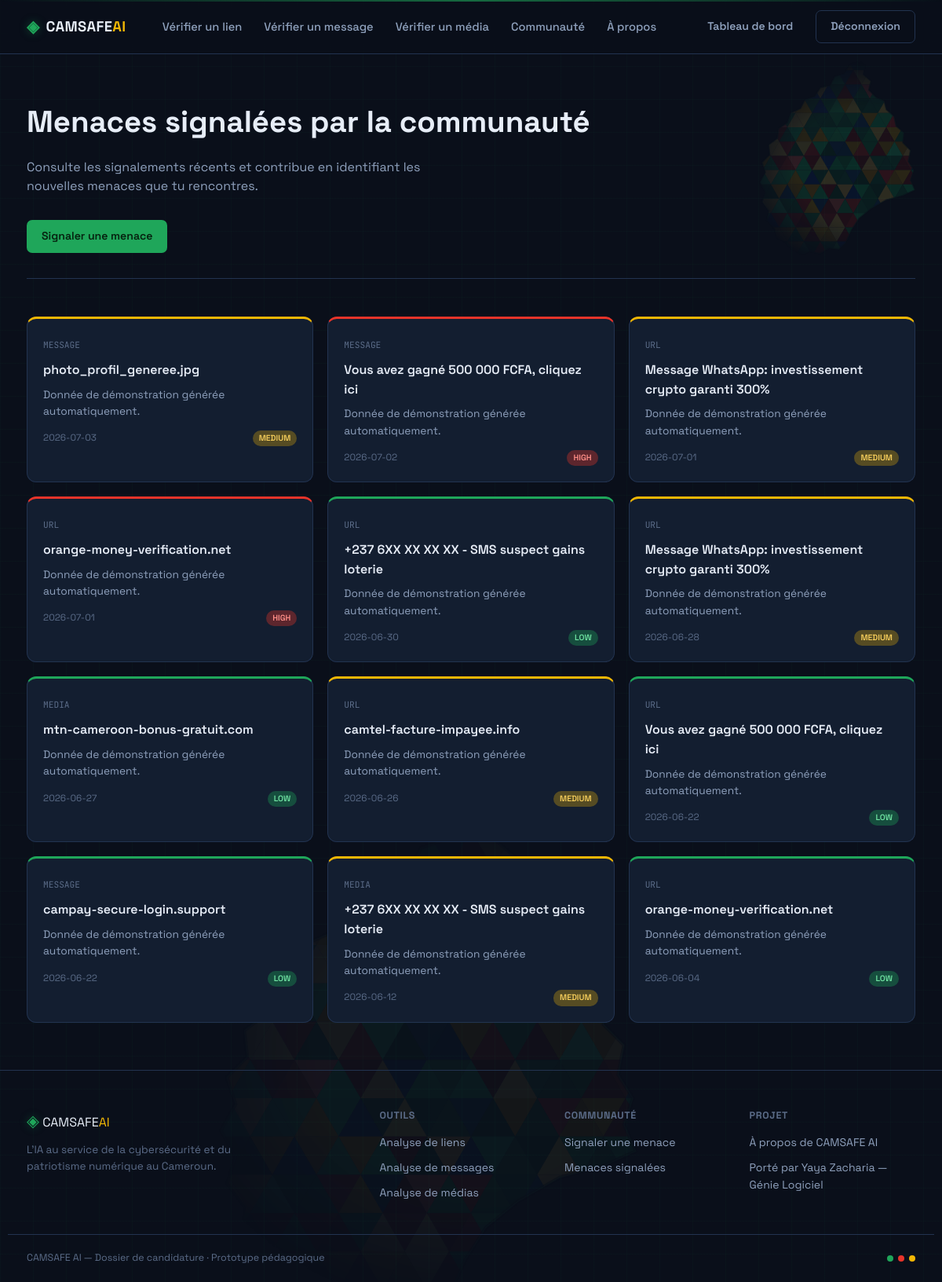
/communaute (signed in), run on the app's committed database.
### tables this page shows
CREATE TABLE reports (
    id INTEGER PRIMARY KEY AUTOINCREMENT,
    user_id INTEGER,
    kind TEXT NOT NULL,
    target TEXT NOT NULL,
    verdict TEXT,
    score INTEGER,
    severity TEXT,
    details TEXT,
    community_flag INTEGER DEFAULT 0,
    created_at TEXT NOT NULL,
    FOREIGN KEY (user_id) REFERENCES users (id)
);

### app.py (the view)
@app.route('/communaute')
def community():
    db = get_db(app.config['DATABASE'])
    reports = db.execute(
        'SELECT * FROM reports WHERE community_flag = 1 ORDER BY created_at DESC LIMIT 30'
    ).fetchall()
    return render_template('community.html', reports=reports)

### app.py (called while the page is built)
def current_user():
    if 'user_id' not in session:
        return None
    db = get_db(app.config['DATABASE'])
    user = db.execute('SELECT * FROM users WHERE id = ?', (session['user_id'],)).fetchone()
    return user

@app.context_processor
def inject_user():
    return dict(current_user=current_user())

### camsafe_core/database.py (called while the page is built)
def get_db(db_path):
    if db_path not in _connection_cache:
        conn = sqlite3.connect(db_path, check_same_thread=False)
        conn.row_factory = sqlite3.Row
        conn.execute('PRAGMA foreign_keys = ON')
        _connection_cache[db_path] = conn
    return _connection_cache[db_path]

### templates/community.html (shortened to what this page needs)
{% extends "base.html" %}
{% block content %}
<div class="container">
  <div class="page-hero">
    <h1>Menaces signalées par la communauté</h1>
    <p>Consulte les signalements récents et contribue en identifiant les nouvelles menaces que tu rencontres.</p>
    <a href="{{ url_for('report_threat') }}" class="btn btn-primary" style="margin-top: 14px;">Signaler une menace</a>
  </div>
  <div class="report-grid">
    {% for r in reports %}
    <div class="report-card sev-{{ r['severity'] }}">
      <span class="kind-tag">{{ r['kind'] }}</span>
      <div class="target">{{ r['target'] }}</div>
      {% if r['details'] %}<div class="desc">{{ r['details'] }}</div>{% endif %}
      <div class="meta">
        <span>{{ r['created_at'][:10] }}</span>
        <span class="badge sev-{{ r['severity'] }}">{{ r['severity'] }}</span>
      </div>
    </div>
    {% else %}
    <p style="color: var(--text-dim);">Aucun signalement pour le moment.</p>
    {% endfor %}
  </div>
</div>
{% endblock %}

### static/css/style.css (style rules this page uses)
:root { --bg: #0a0f1a; --bg-alt: #0f1826; --panel: #131e30; --panel-2: #182740; --border: #223350; --text: #e7edf7; --text-dim: #8fa1bd; --text-faint: #5b6c88; --green: #1fa65a; --green-glow: rgba(31, 166, 90, 0.35); --red: #e8342a; --red-glow: rgba(232, 52, 42, 0.35); --yellow: #f2b705; --yellow-glow: rgba(242, 183, 5, 0.3); --radius: 10px; --font-display: 'Space Grotesk', sans-serif; --font-mono: 'JetBrains Mono', monospace; }
* { box-sizing: border-box; }
html { scroll-behavior: smooth; }
body { margin: 0; background: var(--bg); color: var(--text); font-family: var(--font-display); line-height: 1.55; -webkit-font-smoothing: antialiased; }
body::before { content: ''; position: fixed; inset: 0; background-image: linear-gradient(rgba(31,166,90,0.035) 1px, transparent 1px), linear-gradient(90deg, rgba(31,166,90,0.035) 1px, transparent 1px); background-size: 42px 42px; pointer-events: none; z-index: 0; }
body::after { content: ''; position: fixed; bottom: -8%; left: 50%; transform: translateX(-50%); width: 900px; height: 760px; max-width: 140vw; background-image: url('../img/cameroon-mosaic.svg'); background-repeat: no-repeat; background-position: center; background-size: contain; opacity: 0.05; -webkit-mask-image: radial-gradient(ellipse 55% 55% at 50% 45%, black 40%, transparent 80%); mask-image: radial-gradient(ellipse 55% 55% at 50% 45%, black 40%, transparent 80%); pointer-events: none; z-index: 0; }
.container { max-width: 1180px; margin: 0 auto; padding: 0 24px; position: relative; z-index: 1; }
a { color: inherit; text-decoration: none; }
.btn { display: inline-flex; align-items: center; justify-content: center; padding: 9px 18px; border-radius: 7px; font-family: var(--font-display); font-weight: 600; font-size: 0.88rem; cursor: pointer; border: 1px solid transparent; transition: all .15s; }
.btn-primary { background: var(--green); color: #06210f; }
.badge { font-size: 0.65rem; padding: 2px 8px; border-radius: 10px; font-weight: 600; text-transform: uppercase; }
.badge.sev-high { background: var(--red-glow); color: #ff8f88; }
.badge.sev-medium { background: var(--yellow-glow); color: #f7cf5c; }
.badge.sev-low { background: var(--green-glow); color: #6fe3a2; }
.page-hero { padding: 56px 0 32px; text-align: left; border-bottom: 1px solid var(--border); margin-bottom: 48px; position: relative; overflow: hidden; }
.page-hero::before { content: ''; position: absolute; top: 50%; right: -8%; width: 340px; height: 280px; transform: translateY(-50%); background-image: url('../img/cameroon-mosaic.svg'); background-repeat: no-repeat; background-position: center; background-size: contain; opacity: 0.14; filter: saturate(1.1); -webkit-mask-image: radial-gradient(ellipse 60% 60% at 55% 50%, black 45%, transparent 80%); mask-image: radial-gradient(ellipse 60% 60% at 55% 50%, black 45%, transparent 80%); pointer-events: none; }
.page-hero h1, .page-hero p { position: relative; z-index: 1; }
.page-hero h1 { font-size: clamp(1.7rem, 3.4vw, 2.4rem); margin: 0 0 10px; }
.page-hero p { color: var(--text-dim); max-width: 560px; }
.report-grid { display: grid; grid-template-columns: repeat(auto-fill, minmax(280px, 1fr)); gap: 18px; }
.report-card { background: var(--panel); border: 1px solid var(--border); border-radius: 12px; padding: 20px; border-top: 3px solid var(--border); }
.report-card.sev-high { border-top-color: var(--red); }
.report-card.sev-medium { border-top-color: var(--yellow); }
.report-card.sev-low { border-top-color: var(--green); }
.report-card .kind-tag { font-family: var(--font-mono); font-size: 0.7rem; color: var(--text-faint); text-transform: uppercase; }
.report-card .target { font-weight: 600; margin: 8px 0; word-break: break-word; }
.report-card .desc { color: var(--text-dim); font-size: 0.86rem; }
.report-card .meta { margin-top: 14px; font-size: 0.74rem; color: var(--text-faint); display: flex; justify-content: space-between; }

### data on the page
reports: kind "MESSAGE", target "photo_profil_generee.jpg", details "Donnée de démonstration générée automatiquement.", created_at "2026-07-03", severity "MEDIUM"
reports: kind "MESSAGE", target "Vous avez gagné 500 000 FCFA, cliquez ici", details "Donnée de démonstration générée automatiquement.", created_at "2026-07-02", severity "HIGH"
reports: kind "URL", target "Message WhatsApp: investissement crypto garanti 300%", details "Donnée de démonstration générée automatiquement.", created_at "2026-07-01", severity "MEDIUM"
reports: kind "URL", target "orange-money-verification.net", details "Donnée de démonstration générée automatiquement.", created_at "2026-07-01", severity "HIGH"
reports: kind "URL", target "+237 6XX XX XX XX - SMS suspect gains loterie", details "Donnée de démonstration générée automatiquement.", created_at "2026-06-30", severity "LOW"
reports: kind "URL", target "Message WhatsApp: investissement crypto garanti 300%", details "Donnée de démonstration générée automatiquement.", created_at "2026-06-28", severity "MEDIUM"
reports: kind "MEDIA", target "mtn-cameroon-bonus-gratuit.com", details "Donnée de démonstration générée automatiquement.", created_at "2026-06-27", severity "LOW"
reports: kind "URL", target "camtel-facture-impayee.info", details "Donnée de démonstration générée automatiquement.", created_at "2026-06-26", severity "MEDIUM"
reports: kind "URL", target "Vous avez gagné 500 000 FCFA, cliquez ici", details "Donnée de démonstration générée automatiquement.", created_at "2026-06-22", severity "LOW"
reports: kind "MESSAGE", target "campay-secure-login.support", details "Donnée de démonstration générée automatiquement.", created_at "2026-06-22", severity "LOW"
reports: kind "MEDIA", target "+237 6XX XX XX XX - SMS suspect gains loterie", details "Donnée de démonstration générée automatiquement.", created_at "2026-06-12", severity "MEDIUM"
reports: kind "URL", target "orange-money-verification.net", details "Donnée de démonstration générée automatiquement.", created_at "2026-06-04", severity "LOW"
